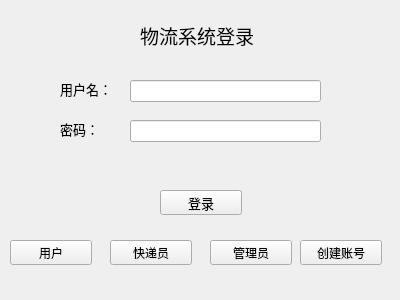
<?xml version="1.0" encoding="UTF-8"?>
<ui version="4.0">
 <class>login</class>
 <widget class="QWidget" name="login">
  <property name="geometry">
   <rect>
    <x>0</x>
    <y>0</y>
    <width>400</width>
    <height>300</height>
   </rect>
  </property>
  <property name="minimumSize">
   <size>
    <width>400</width>
    <height>300</height>
   </size>
  </property>
  <property name="maximumSize">
   <size>
    <width>400</width>
    <height>300</height>
   </size>
  </property>
  <property name="windowTitle">
   <string>登录</string>
  </property>
  <widget class="QLabel" name="label_account">
   <property name="geometry">
    <rect>
     <x>60</x>
     <y>80</y>
     <width>56</width>
     <height>17</height>
    </rect>
   </property>
   <property name="font">
    <font>
     <pointsize>10</pointsize>
    </font>
   </property>
   <property name="text">
    <string>用户名：</string>
   </property>
  </widget>
  <widget class="QLabel" name="label_password">
   <property name="geometry">
    <rect>
     <x>60</x>
     <y>120</y>
     <width>56</width>
     <height>17</height>
    </rect>
   </property>
   <property name="font">
    <font>
     <pointsize>10</pointsize>
    </font>
   </property>
   <property name="text">
    <string>密码：</string>
   </property>
  </widget>
  <widget class="QLabel" name="label_title">
   <property name="geometry">
    <rect>
     <x>140</x>
     <y>20</y>
     <width>181</width>
     <height>31</height>
    </rect>
   </property>
   <property name="font">
    <font>
     <pointsize>14</pointsize>
    </font>
   </property>
   <property name="text">
    <string>物流系统登录</string>
   </property>
  </widget>
  <widget class="QLineEdit" name="lineEdit_account">
   <property name="geometry">
    <rect>
     <x>130</x>
     <y>80</y>
     <width>191</width>
     <height>22</height>
    </rect>
   </property>
  </widget>
  <widget class="QLineEdit" name="lineEdit_password">
   <property name="geometry">
    <rect>
     <x>130</x>
     <y>120</y>
     <width>191</width>
     <height>22</height>
    </rect>
   </property>
   <property name="echoMode">
    <enum>QLineEdit::Password</enum>
   </property>
  </widget>
  <widget class="QPushButton" name="pushButton_login">
   <property name="geometry">
    <rect>
     <x>160</x>
     <y>190</y>
     <width>82</width>
     <height>25</height>
    </rect>
   </property>
   <property name="font">
    <font>
     <pointsize>10</pointsize>
    </font>
   </property>
   <property name="text">
    <string>登录</string>
   </property>
  </widget>
  <widget class="QPushButton" name="pushButton_user">
   <property name="geometry">
    <rect>
     <x>10</x>
     <y>240</y>
     <width>82</width>
     <height>25</height>
    </rect>
   </property>
   <property name="text">
    <string>用户</string>
   </property>
   <property name="checkable">
    <bool>true</bool>
   </property>
  </widget>
  <widget class="QPushButton" name="pushButton_courier">
   <property name="geometry">
    <rect>
     <x>110</x>
     <y>240</y>
     <width>82</width>
     <height>25</height>
    </rect>
   </property>
   <property name="text">
    <string>快递员</string>
   </property>
   <property name="checkable">
    <bool>true</bool>
   </property>
  </widget>
  <widget class="QPushButton" name="pushButton_admin">
   <property name="geometry">
    <rect>
     <x>210</x>
     <y>240</y>
     <width>82</width>
     <height>25</height>
    </rect>
   </property>
   <property name="text">
    <string>管理员</string>
   </property>
   <property name="checkable">
    <bool>true</bool>
   </property>
  </widget>
  <widget class="QPushButton" name="pushButton_create_account">
   <property name="geometry">
    <rect>
     <x>300</x>
     <y>240</y>
     <width>82</width>
     <height>25</height>
    </rect>
   </property>
   <property name="text">
    <string>创建账号</string>
   </property>
  </widget>
 </widget>
 <resources/>
 <connections/>
</ui>
